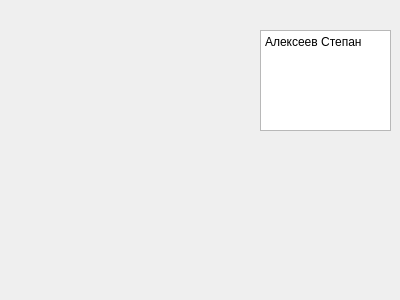
<?xml version="1.0" encoding="UTF-8"?>
<ui version="4.0">
 <class>auth</class>
 <widget class="QDialog" name="auth">
  <property name="geometry">
   <rect>
    <x>0</x>
    <y>0</y>
    <width>400</width>
    <height>300</height>
   </rect>
  </property>
  <property name="windowTitle">
   <string>Информация об авторах</string>
  </property>
  <widget class="QLabel" name="label">
   <property name="geometry">
    <rect>
     <x>10</x>
     <y>20</y>
     <width>241</width>
     <height>261</height>
    </rect>
   </property>
   <property name="text">
    <string/>
   </property>
   <property name="pixmap">
    <pixmap>../../Gorskov/1stlab/Lab1/maxresdefault.jpg</pixmap>
   </property>
  </widget>
  <widget class="QTextEdit" name="textEdit">
   <property name="geometry">
    <rect>
     <x>260</x>
     <y>30</y>
     <width>131</width>
     <height>101</height>
    </rect>
   </property>
   <property name="html">
    <string>&lt;!DOCTYPE HTML PUBLIC &quot;-//W3C//DTD HTML 4.0//EN&quot; &quot;http://www.w3.org/TR/REC-html40/strict.dtd&quot;&gt;
&lt;html&gt;&lt;head&gt;&lt;meta name=&quot;qrichtext&quot; content=&quot;1&quot; /&gt;&lt;style type=&quot;text/css&quot;&gt;
p, li { white-space: pre-wrap; }
&lt;/style&gt;&lt;/head&gt;&lt;body style=&quot; font-family:'MS Shell Dlg 2'; font-size:8.25pt; font-weight:400; font-style:normal;&quot;&gt;
&lt;p style=&quot; margin-top:0px; margin-bottom:0px; margin-left:0px; margin-right:0px; -qt-block-indent:0; text-indent:0px;&quot;&gt;&lt;span style=&quot; font-family:'Noto Sans'; font-size:9pt;&quot;&gt;Алексеев Степан&lt;/span&gt;&lt;/p&gt;&lt;/body&gt;&lt;/html&gt;</string>
   </property>
  </widget>
  <widget class="QLabel" name="label_pic">
   <property name="geometry">
    <rect>
     <x>60</x>
     <y>90</y>
     <width>111</width>
     <height>81</height>
    </rect>
   </property>
   <property name="text">
    <string/>
   </property>
  </widget>
 </widget>
 <resources/>
 <connections/>
</ui>
